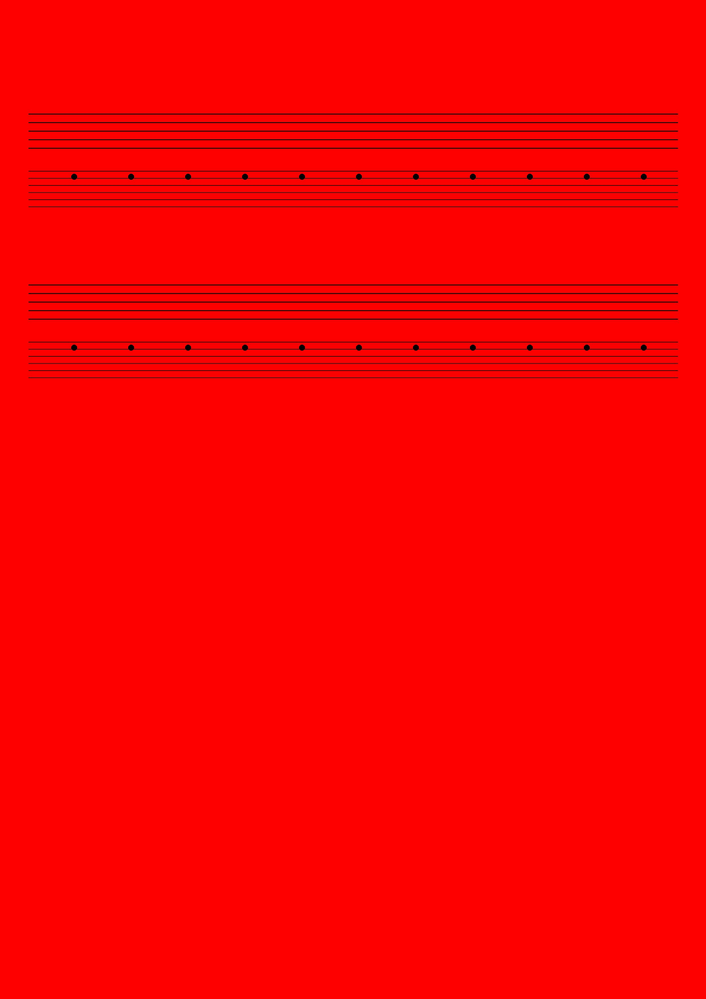
#> input picture .cache/ingest/sample_score_p001.png, 706 x 999 px, shrunk from 2480 x 3508 before the run
$ python -i preprocessor.py   (imports and definitions only)
#> lines starting #> are read from the running program, lines starting #| are printed output that depends on the picture; after the words box and inside, x2 and y2 are one past the last pixel; in counts of white or black regions, pixels touching at a corner belong together
### pipeline/common.py
"""
pipeline/common.py — 全ドメイン共通型定義

全パイプラインドメインが依存する共有型・例外・ロガーを定義する。
このモジュール以外の pipeline/* モジュールを import してはならない。

Exports:
    StepResult   — ドメイン間インターフェース用 dataclass
    PipelineError — 全パイプライン例外の基底クラス
    IngestError  — Ingest ドメイン固有例外
    get_logger   — structlog バウンドロガー取得ユーティリティ
"""

from __future__ import annotations

from dataclasses import dataclass
from pathlib import Path
from typing import TypeAlias, Union, cast

import structlog

# ---------------------------------------------------------------------------
# ロガー設定
# ---------------------------------------------------------------------------

structlog.configure(
    wrapper_class=structlog.make_filtering_bound_logger(20),  # INFO
    processors=[
        structlog.contextvars.merge_contextvars,
        structlog.processors.add_log_level,
        structlog.processors.TimeStamper(fmt="iso"),
        structlog.processors.JSONRenderer(),
    ],
)
#> (this line was passed over: structlog is not available in this run)


def get_logger(name: str) -> structlog.BoundLogger:
    """指定した名前のバウンドロガーを返す。

    Args:
        name: ロガー識別子（通常は __name__ を渡す）

    Returns:
        structlog.BoundLogger インスタンス
    """
    return cast(structlog.BoundLogger, structlog.get_logger(name))


# ---------------------------------------------------------------------------
# データ型
# ---------------------------------------------------------------------------

OutputPath = Union[Path, list[Path]]
MetricValue: TypeAlias = float | int | str | bool | list[str] | dict[str, str]


@dataclass
class StepResult:
    """パイプライン各ステップの実行結果を表す。

    ドメイン間はこの型のみで通信し、直接 import での結合を避ける。

    Attributes:
        success:     ステップが正常完了した場合 True
        output_path: 出力ファイルパス（単一または複数ページ）
        metrics:     処理メトリクス（例: page_count, skew_angle）
        warnings:    非致命的な警告メッセージ一覧
    """

    success: bool
    output_path: OutputPath
    metrics: dict[str, MetricValue]
    warnings: list[str]

    # [24 lines left out: function ok, not called in this run]


# ---------------------------------------------------------------------------
# 例外階層
# ---------------------------------------------------------------------------


class PipelineError(Exception):
    """全パイプラインエラーの基底クラス。

    すべてのドメイン固有例外はこのクラスを継承する。
    """


class IngestError(PipelineError):
    """Ingest ドメイン固有のエラー。

    ファイル不在・非対応フォーマット・低解像度など
    Ingest フェーズで発生する例外に使用する。
    """

### pipeline/ingest/preprocessor.py
"""
pipeline/ingest/preprocessor.py — 画像前処理パイプライン

入力 PNG をAudiveris が高精度で読み取れる品質に変換する。
処理ステップ（順番固定）:
  1. グレースケール変換
  2. デスキュー (HoughLinesP + getRotationMatrix2D)
  3. Otsu 二値化
  4. CLAHE コントラスト正規化
  5. 余白トリミング (boundingRect)

Public API:
    preprocess(image_path, output_dir) -> StepResult
"""

from __future__ import annotations

import math
from pathlib import Path

import cv2
import numpy as np
from PIL import Image

from pipeline.common import MetricValue, StepResult, get_logger

# [1 line that did not run here, left out]

# デスキュー：この角度（度）を超えたら補正せず警告のみ
_MAX_DESKEW_ANGLE: float = 10.0

# 黒画素比率の正常範囲
_BLACK_RATIO_MIN: float = 0.05
_BLACK_RATIO_MAX: float = 0.40


def preprocess(
    image_path: Path,
    output_dir: Path = Path(".cache/preprocess"),
    *,
    deskew_max_angle: float = _MAX_DESKEW_ANGLE,
    clahe_clip_limit: float = 2.0,
) -> StepResult:
    """画像前処理パイプラインを実行し、前処理済み PNG を返す。

    Args:
        image_path: 入力 PNG ファイルパス
        output_dir: 前処理済み PNG の保存先（存在しない場合は自動作成）

    Returns:
        StepResult:
            output_path — Path (前処理済み PNG 単一ファイル)
            metrics     — {skew_angle: float, binarization_threshold: int, black_pixel_ratio: float}
            warnings    — 非致命的な品質警告のリスト
    """
    output_dir.mkdir(parents=True, exist_ok=True)

    source_dpi = _read_source_dpi(image_path)

    img = cv2.imread(str(image_path))
    gray: np.ndarray
    if img is None:
        # 読み込み失敗時はグレースケール再試行（拡張子が非標準の場合）
        decoded = cv2.imdecode(
            np.frombuffer(image_path.read_bytes(), dtype=np.uint8),
            cv2.IMREAD_GRAYSCALE,
        )
        if decoded is None:
            from pipeline.common import IngestError
            raise IngestError(f"Failed to decode image: {image_path}")
        gray = decoded
    else:
        gray = cv2.cvtColor(img, cv2.COLOR_BGR2GRAY)

    warnings: list[str] = []
    metrics: dict[str, MetricValue] = {}

    # ---- Step 1.5: ノイズ除去（スキュー検出精度とOMR品質向上） ----
    gray = cv2.GaussianBlur(gray, (3, 3), 0)

    # ---- Step 2: デスキュー ----
    gray, skew_angle = _deskew(gray, warnings, deskew_max_angle=deskew_max_angle)
    metrics["skew_angle"] = skew_angle

    # ---- Step 3: CLAHE（グレースケール段階でコントラスト正規化） ----
    clahe = cv2.createCLAHE(clipLimit=clahe_clip_limit, tileGridSize=(8, 8))
    gray = clahe.apply(gray)

    # ---- Step 4: Otsu 二値化 ----
    thresh_val, binary = cv2.threshold(gray, 0, 255, cv2.THRESH_BINARY + cv2.THRESH_OTSU)
    metrics["binarization_threshold"] = int(thresh_val)

    # ---- Step 5: 余白トリミング ----
    img = _trim_margins(binary)

    # ---- 後処理チェック: 黒画素比率 ----
    # Otsu 二値化後は 0 / 255 の二値なので == 0 で黒画素を計測する
    black_ratio = float(np.sum(img == 0)) / float(img.size)
    metrics["black_pixel_ratio"] = black_ratio

    if black_ratio < _BLACK_RATIO_MIN or black_ratio > _BLACK_RATIO_MAX:
        warnings.append(
            f"Unusual black pixel ratio: {black_ratio:.1%} "
            f"(expected {_BLACK_RATIO_MIN:.0%}–{_BLACK_RATIO_MAX:.0%})"
        )

    # ---- 出力保存 ----
    out_path = output_dir / image_path.name
    Image.fromarray(img).save(out_path, dpi=source_dpi)

    _log.info(
        "preprocess_done",
        input=str(image_path),
        skew_angle=skew_angle,
        black_pixel_ratio=f"{black_ratio:.1%}",
        warnings=len(warnings),
    )
    return StepResult.ok(out_path, metrics=metrics, warnings=warnings)


def _deskew(
    img: np.ndarray,
    warnings: list[str],
    *,
    deskew_max_angle: float,
) -> tuple[np.ndarray, float]:
    """Canny エッジ検出後に HoughLinesP でスタッフラインの傾きを検出し、補正する。

    ±10° を超える傾きは補正しない（警告のみ追加）。
    近水平と判定する閾値を ±3° に絞ることで、タイ・スラーなど斜め線による
    誤推定を防ぐ。

    Returns:
        (補正済み画像, 検出した傾き角度[度]) のタプル
    """
    # エッジ画像に変換してから Hough 変換: グレースケール直接より安定した角度推定
    edges = cv2.Canny(img, 50, 150, apertureSize=3)

    # 幅の 1/5 以上の長い線のみ対象（短い斜め記号を除外）
    min_line_len = max(img.shape[1] // 5, 50)
    lines = cv2.HoughLinesP(
        edges,
        rho=1,
        theta=math.pi / 180,
        threshold=80,
        minLineLength=min_line_len,
        maxLineGap=15,
    )

    if lines is None:
        return img, 0.0

    # ±3° 以内の近水平線だけで中央値を取る
    # 楽譜スキャンの実際の傾きはほぼ ±2° 以内であり、
    # それ以上の角度はタイ・スラー・小節線端部などの誤検出とみなす。
    horizontal_angles: list[float] = []
    for line in lines:
        x1, y1, x2, y2 = line[0]
        angle_deg = math.degrees(math.atan2(float(y2 - y1), float(x2 - x1)))
        if abs(angle_deg) <= 3.0:
            horizontal_angles.append(angle_deg)

    if not horizontal_angles:
        # 近水平線が見つからない = ページが大きく傾いているか検出不能
        warnings.append("No near-horizontal lines detected; skipping deskew.")
        return img, 0.0

    skew_angle = float(np.median(horizontal_angles))

    if abs(skew_angle) > deskew_max_angle:
        warnings.append(
            f"Large skew angle detected: {skew_angle:.1f}° "
            f"(threshold ±{deskew_max_angle}°). Skipping correction."
        )
        return img, skew_angle

    # 補正実行
    h, w = img.shape[:2]
    center = (w / 2.0, h / 2.0)
    # 検出した傾きと逆向きに回転して水平へ戻す。
    rot_mat = cv2.getRotationMatrix2D(center, -skew_angle, 1.0)
    corrected: np.ndarray = cv2.warpAffine(
        img,
        rot_mat,
        (w, h),
        flags=cv2.INTER_CUBIC,
        borderMode=cv2.BORDER_REPLICATE,
    )
    return corrected, skew_angle


def _trim_margins(img: np.ndarray) -> np.ndarray:
    """楽譜領域の外接矩形を検出して余白をトリミングする。

    輪郭が検出できない場合は入力をそのまま返す。
    """
    # 黒画素の輪郭を検出（二値化済み想定: 黒=0, 白=255）
    # 反転して黒領域を白として findContours に渡す
    inverted = cv2.bitwise_not(img)
    contours, _ = cv2.findContours(
        inverted, cv2.RETR_EXTERNAL, cv2.CHAIN_APPROX_SIMPLE
    )

    if not contours:
        return img

    # 全輪郭を包む外接矩形
    all_pts = np.concatenate(contours)
    x, y, w, h = cv2.boundingRect(all_pts)

    # 小さすぎる場合はトリミングしない（ノイズ除去）
    if w < 10 or h < 10:
        return img

    return img[y : y + h, x : x + w]


def _read_source_dpi(image_path: Path) -> tuple[float, float]:
    with Image.open(image_path) as source_image:
        raw_dpi = source_image.info.get("dpi", (72.0, 72.0))

    if not isinstance(raw_dpi, tuple) or len(raw_dpi) != 2:
        return (72.0, 72.0)

    x_dpi, y_dpi = raw_dpi
    if not isinstance(x_dpi, (int, float)) or not isinstance(y_dpi, (int, float)):
        return (72.0, 72.0)

    return (float(x_dpi), float(y_dpi))

>>> result = preprocess('../../.cache/ingest/sample_score_p001.png')
#> in _read_source_dpi, source_image is the input picture: PIL image 706x999 RGB; mean R, G, B 249.8, 0.4, 0.5
#> in _read_source_dpi, `raw_dpi = source_image.info.get("dpi", (72.0, 72.0))`: raw_dpi = (72, 72)
#> in _read_source_dpi, `x_dpi, y_dpi = raw_dpi`: x_dpi = 72
#> in preprocess, `source_dpi = _read_source_dpi(image_path)`: source_dpi = (72, 72)
#> in preprocess, `gray = cv2.cvtColor(img, cv2.COLOR_BGR2GRAY)`:
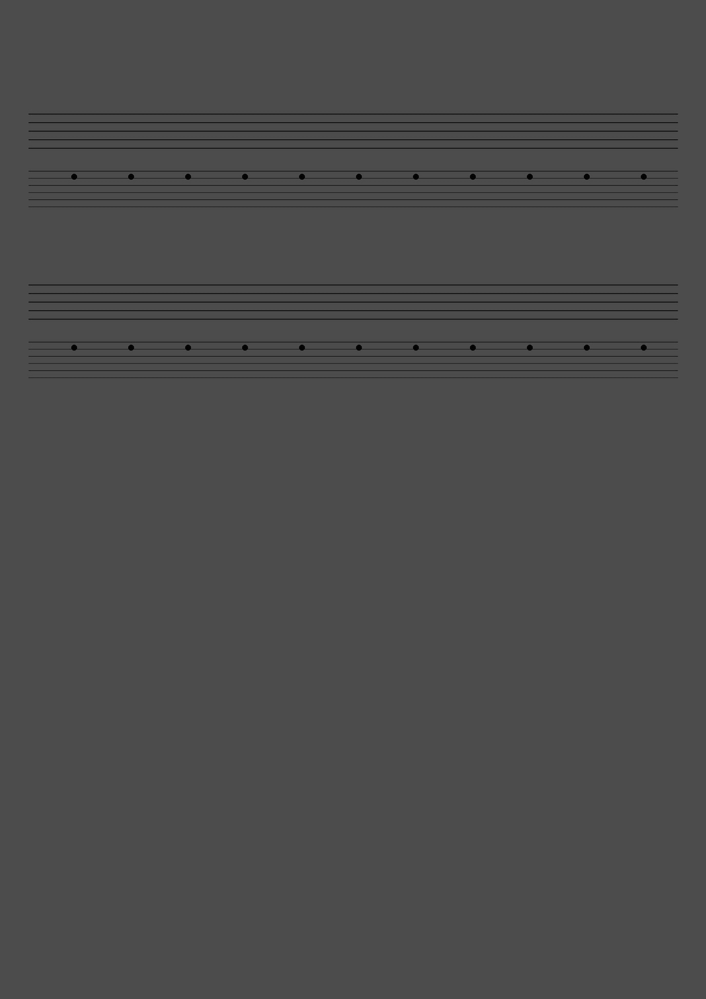
#> gray: shape (999, 706); min 0, max 82, mean 75
#> in _deskew, `edges = cv2.Canny(img, 50, 150, apertureSize=3)`:
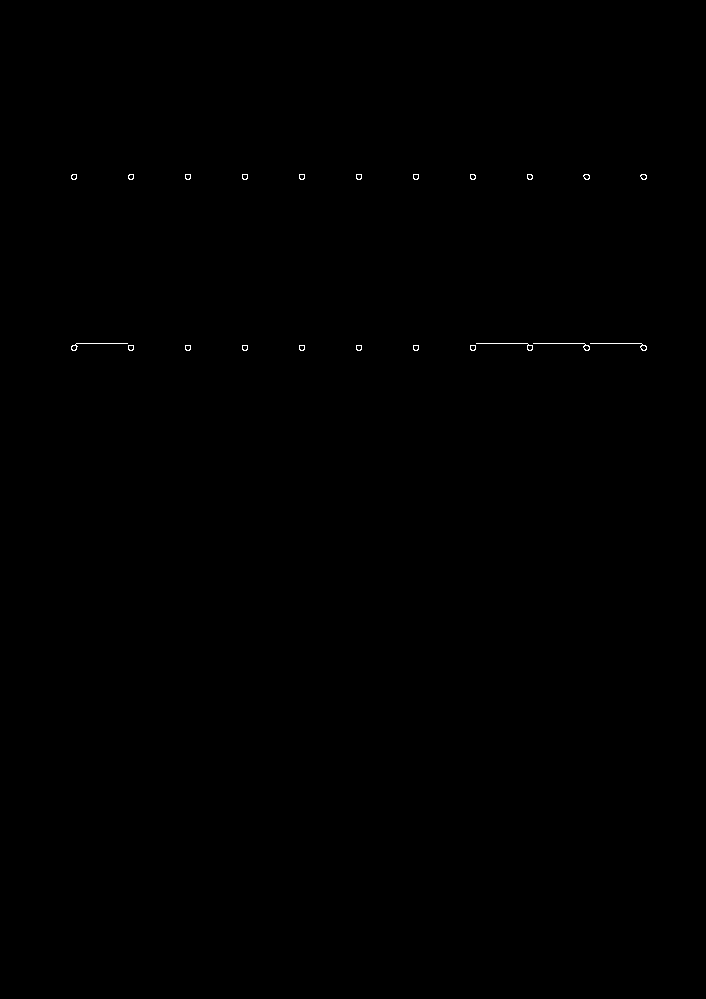
#> edges: shape (999, 706); 0.09% white in thin lines or dots, all inside (x1, y1, x2, y2) = (71, 174, 647, 351)
#> in _deskew, `lines = cv2.HoughLinesP( edges, rho=1, theta=math.pi / 180, threshold=..`: lines = [[476, 343, 641, 343]]
#> the loop in _deskew, `for line in lines:` made 1 pass
#> (x1, y1, x2, y2, angle_deg) on pass 1: (476, 343, 641, 343, 0)
#> after the loop in _deskew, `for line in lines:`: horizontal_angles = [0]
#> in _deskew, `skew_angle = float(np.median(horizontal_angles))`: skew_angle = 0
#> in _deskew, `rot_mat = cv2.getRotationMatrix2D(center, -skew_angle, 1.0)`: rot_mat = [[1, 0, 0], [0, 1, 0]]
#> in preprocess, `gray, skew_angle = _deskew(gray, warnings, deskew_max_angle=deskew_max..`: skew_angle = 0
#> in preprocess, `gray = clahe.apply(gray)`:
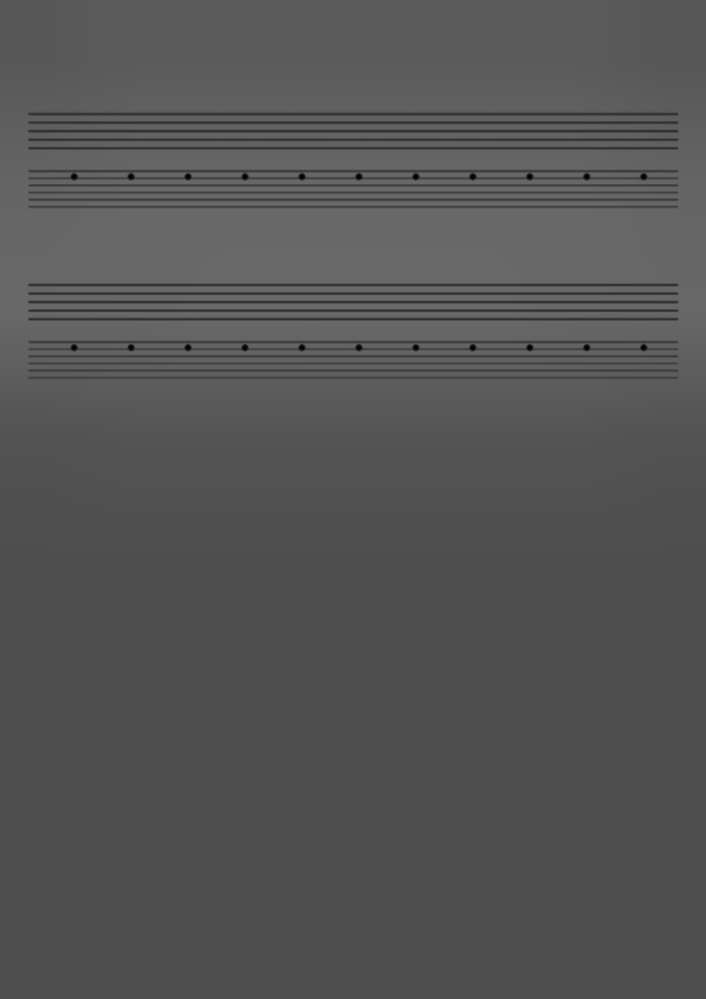
#> gray: shape (999, 706); min 3, max 108, mean 84.5
#> in preprocess, `thresh_val, binary = cv2.threshold(gray, 0, 255, cv2.THRESH_BINARY + c..`:
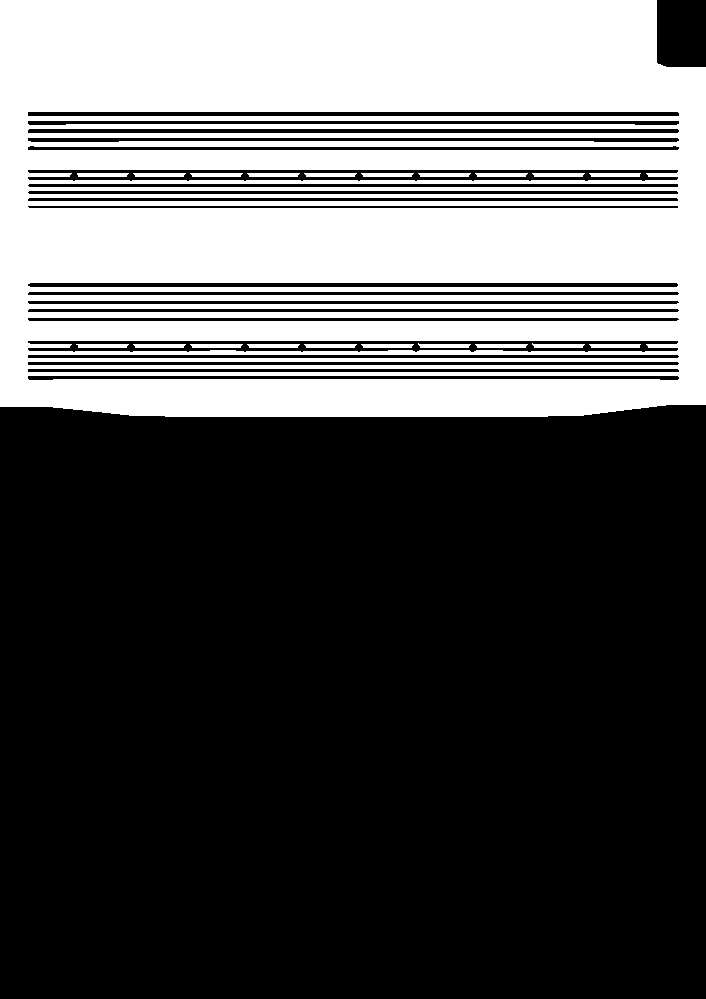
#> binary: shape (999, 706); 34.6% white; 21 white regions, largest, box (x1, y1, x2, y2) and area: (0, 0, 706, 417) 240068, (418, 343, 471, 348) 203, (532, 343, 585, 348) 203
#> in preprocess, `thresh_val, binary = cv2.threshold(gray, 0, 255, cv2.THRESH_BINARY + c..`: thresh_val = 87
#> in _trim_margins, `inverted = cv2.bitwise_not(img)`: inverted: shape (999, 706); 65.4% white; 21 black regions
#> in _trim_margins, `contours, _ = cv2.findContours( inverted, cv2.RETR_EXTERNAL, cv2.CHAIN..`: contours = 22 contours; largest, box (x1, y1, x2, y2) and area: (0, 405, 706, 999) 411640, (28, 170, 678, 181) 5497, (28, 341, 678, 352) 5370, (657, 0, 706, 67) 3150, (28, 112, 679, 116) 1950
#> in _trim_margins, `all_pts = np.concatenate(contours)`: all_pts = contour of 338 points, box (x1, y1, x2, y2) (0, 0, 706, 999), area 348830
#> in _trim_margins, `x, y, w, h = cv2.boundingRect(all_pts)`: x = 0; w = 706; h = 999
#> in preprocess, `black_ratio = float(np.sum(img == 0)) / float(img.size)`: black_ratio = 0.654
#> (the run stopped early here; a loop or call above may not have finished)
